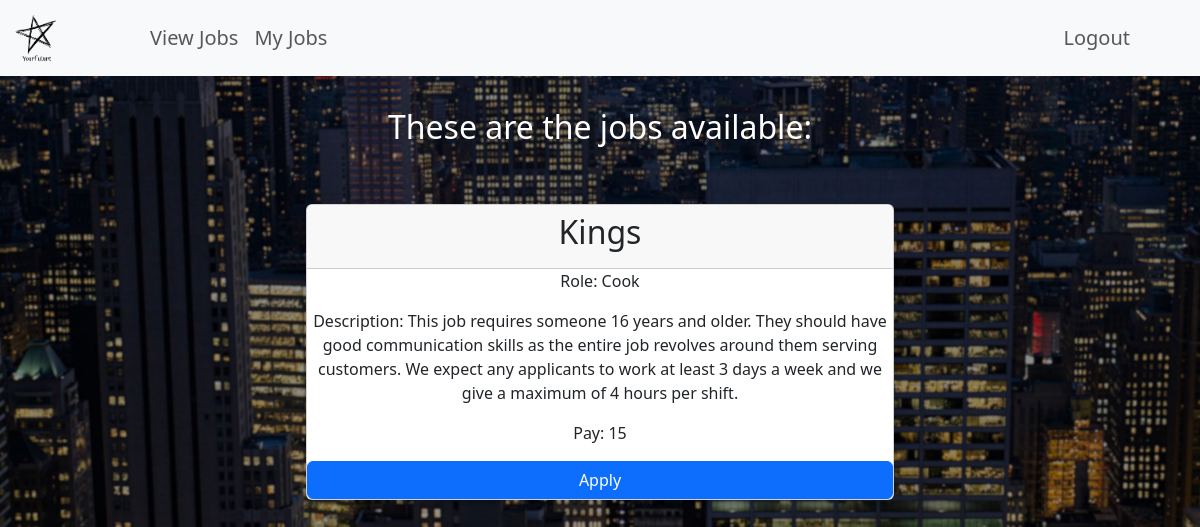
The app's page /viewjobs (signed in) with its own data.
### tables this page shows
CREATE TABLE "jobs" (
	"id"	INTEGER NOT NULL UNIQUE,
	"company"	TEXT NOT NULL,
	"company_role"	TEXT NOT NULL,
	"pay"	NUMERIC NOT NULL,
	"status"	TEXT,
	"added_by"	INTEGER NOT NULL,
	"Description"	TEXT NOT NULL,
	PRIMARY KEY("id" AUTOINCREMENT)
);

### app.py (the view, shortened to what this page needs)
@login_required #decorater which requires user to be logged in to view
@app.route('/viewjobs', methods = ["GET", "POST"])
def view_jobs():
    conn = get_db()
    cursor1 = conn.cursor()#cursor 1 interacts with the jobs table
    cursor2 = conn.cursor()#cursor 2 interacts with the intrested_jobs table
    interested_jobs_cursor = cursor2.execute("SELECT * FROM intrested_jobs WHERE user_id = ?", (session["user_id"], ))
    interested_jobs = []
    for interested_job in interested_jobs_cursor:
        print(interested_job)
        interested_jobs.append(interested_job["job_id"])
    jobs = cursor1.execute("SELECT * FROM jobs WHERE status = ?",("approved",))
    portfolio = []
    for job in jobs:
        id = job["id"]
        check  = id in interested_jobs
        if not check:
            portfolio.append({"company":job["company"], "id":job["id"],"company_role":job["company_role"],"pay":job["pay"], "Description": job["Description"]})
    conn.close()
    return render_template('userview_jobs.html', portfolio=portfolio)

### app.py (called while the page is built)
def get_db():
    if not hasattr(g, 'sqlite_db'): #checks if database connection is already established
        g.sqlite_db = sqlite3.connect(db, check_same_thread=False) #creates new database connection
        g.sqlite_db.row_factory = sqlite3.Row  # Allows column access by name, instead of index
    return g.sqlite_db #return database connection

### templates/userview_jobs.html (shortened to what this page needs)
{% extends "layout.html" %}
{% block main %}
<div class = "custom-welcome">
  <h2>These are the jobs available:</h2>
<div>
        {% for job in portfolio %}
        <div class="row justify-content-center">
          <div class="col-md-6">
              <div class="card">
                  <div class="card-header">
                      <h2 class="text-center">{{ job.company }}</h2>
                  </div>
                  <div class="job">
                      <p>Role: {{ job.company_role }}</p>
                      <p>Description: {{ job.Description }}</p>
                      <p>Pay: {{ job.pay }}</p>
                  </div>
                  <button type="button" class="btn btn-primary" data-bs-toggle="modal" data-bs-target="#addJobModal">
                      Apply
                  </button>
              </div>
          </div>
      </div>
        {% endfor %}
{% endblock %}

### static/style.css (style rules this page uses)
body { background-image: url('./city.jpg'); background-size: cover; background-position: center; background-repeat: no-repeat; background-attachment: fixed; color:white; height: 100vh; }
.card { box-shadow: 0 2px 4px rgba(0, 0, 0, 0.1); margin-top: 50px; }
.custom-welcome { text-align: center !important; margin-top: auto; }

### records on screen
jobs: company "Kings", company_role "Cook", Description "This job requires someone 16 years and older. They should have good communication skills as the entire job revolves around them serving customers. We expect any applicants to work at least 3 days a week and we give a maximum of 4 hours per shift.", pay "15"
